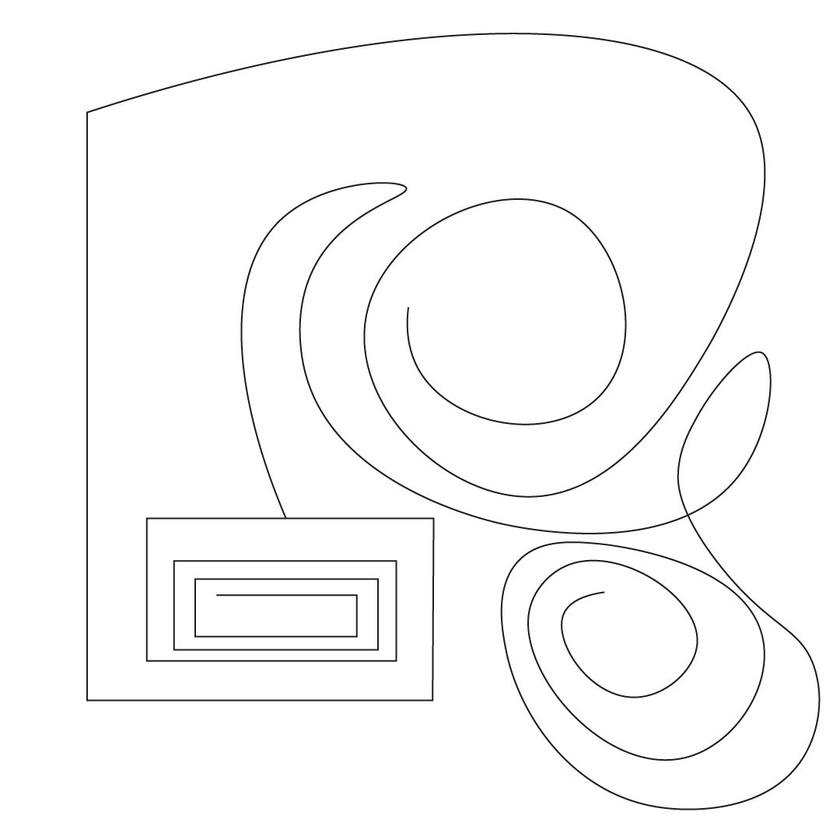
#> input picture images/test_draw_3.png, 840 x 840 px, shrunk from 1080 x 1080 before the run
$ python new_again.py
#> lines starting #> are read from the running program, lines starting #| are printed output that depends on the picture; after the words box and inside, x2 and y2 are one past the last pixel; in counts of white or black regions, pixels touching at a corner belong together
import matplotlib.pyplot as plt
import numpy as np
import cv2
from scipy.spatial.distance import cdist

def count_around(image,x,y,win): #count number of non zero pixels around certain window
    count = 0
    w = len(image[0]) #3075 - x
    l = len(image) #6031 - y

    for i in range(-win,win+1): #-1 to 1, -2 to 2
        if i == -win or i == win:
            for j in range(-win,win+1):
                count += image[y+i][x+j]
        else:
            count += image[y+i][x-win]
            count += image[y+i][x+win]

    count /= 255

    return count

def check_end(image,x,y):
    end_pnt=0

    if count_around(image,x,y,1)==1 or \
        count_around(image,x,y,2)==1:
            if count_around(image,x,y,1)>=3 or \
            count_around(image,x,y,2)>=3 or\
            count_around(image,x,y,3)>=3 or\
            count_around(image,x,y,4)>=3 or\
            count_around(image,x,y,5)>=3 or\
            count_around(image,x,y,6)>=3 or\
            count_around(image,x,y,7)>=3 or\
            count_around(image,x,y,8)>=3 or\
            count_around(image,x,y,8)>=3 or\
            count_around(image,x,y,10)>=3:
                return end_pnt
            end_pnt = 1

    return end_pnt

def check_biforc(image,x,y):
    biforc=0

    branches = count_around(image,x,y,1)
    if branches > 2:
        if  count_around(image,x,y,2)>=branches and \
            count_around(image,x,y,3)>=branches and \
            count_around(image,x,y,4)>=branches and \
            count_around(image,x,y,5)>=branches and \
            count_around(image,x,y,6)>=branches and \
            count_around(image,x,y,7)>=branches and \
            count_around(image,x,y,8)>=branches and \
            count_around(image,x,y,9)>=branches and \
            count_around(image,x,y,10)>=branches:
                biforc=1

    return biforc

def nearest_index(array, value):
    value_ = value.reshape(-1,2)
    array_ = array.reshape(-1,2)
    idx = cdist(array_,value_).argmin()
    return idx

file_name = 'images/test_draw_3.png'
original_image = cv2.imread(file_name, cv2.IMREAD_GRAYSCALE)
#> original_image is the input picture: shape (840, 840); min 0, max 255, mean 250.2
image = cv2.copyMakeBorder(original_image, 10, 10, 10, 10, cv2.BORDER_CONSTANT, value = 255)
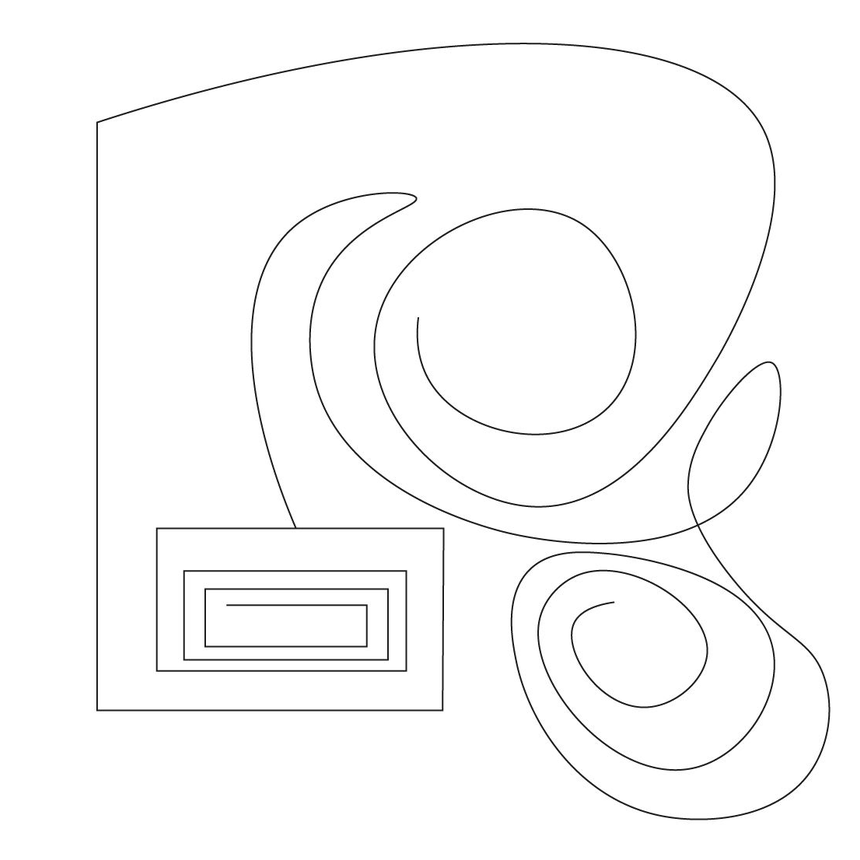
#> image: shape (860, 860); min 0, max 255, mean 250.5
_, image = cv2.threshold(image, 128, 255, cv2.THRESH_OTSU + cv2.THRESH_BINARY_INV)
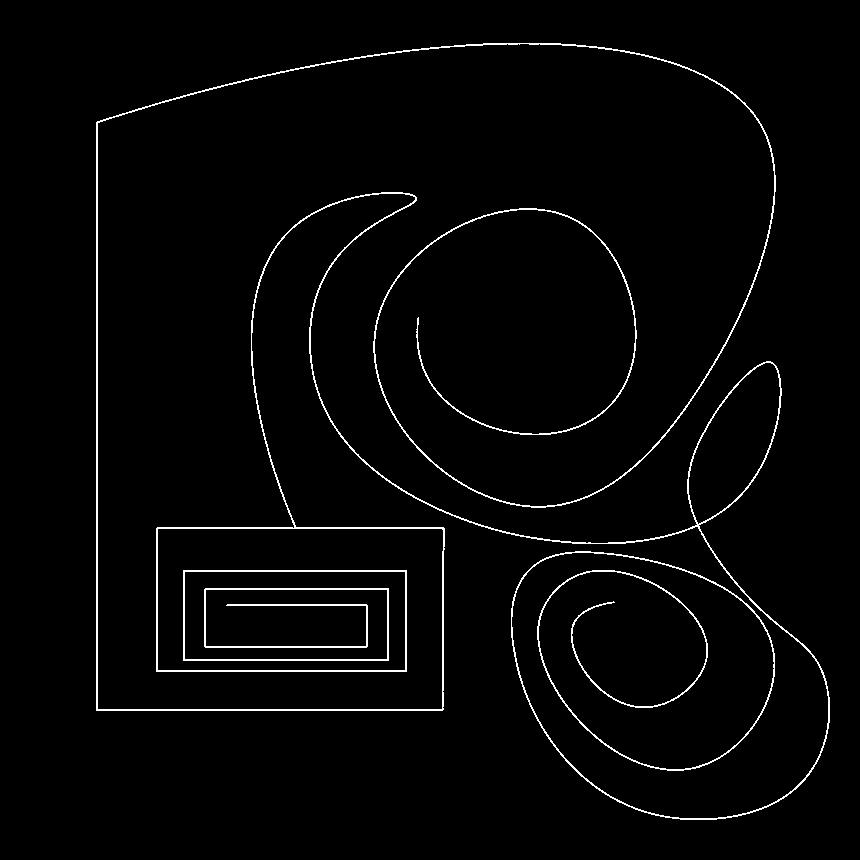
#> image: shape (860, 860); 2.2% white in thin lines or dots, all inside (x1, y1, x2, y2) = (96, 43, 830, 820)
image = cv2.ximgproc.thinning(image)
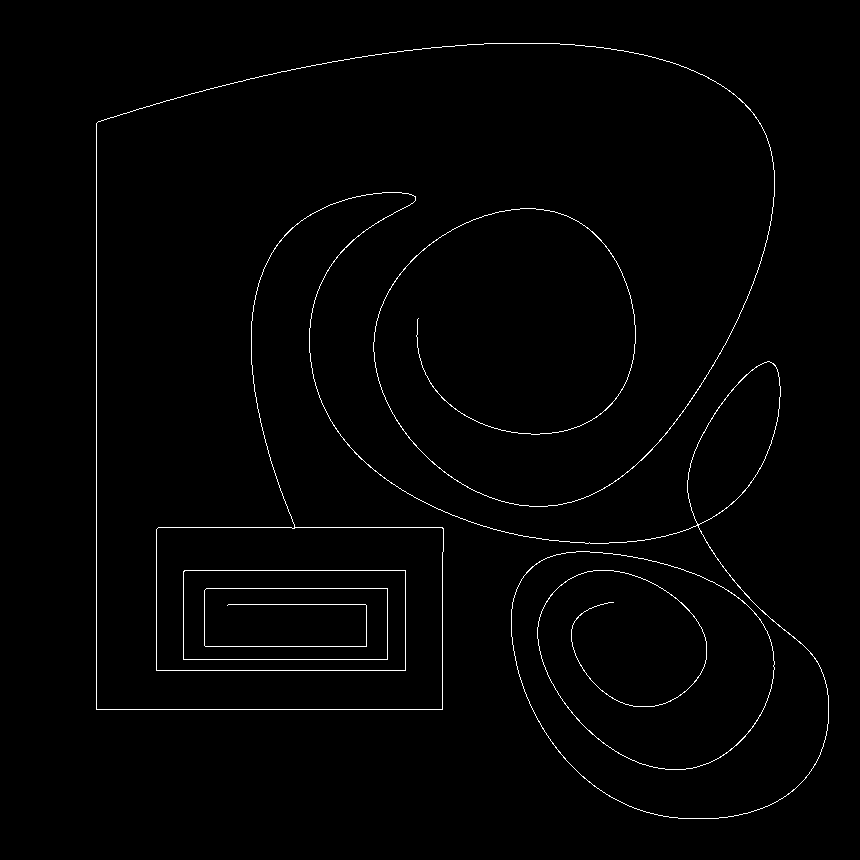
#> image: shape (860, 860); 1.2% white in thin lines or dots, all inside (x1, y1, x2, y2) = (96, 43, 829, 819)
points = cv2.findNonZero(image)
#> points = contour of 8572 points, box (x1, y1, x2, y2) (96, 43, 829, 819), area 101211

plt.imshow(image,  aspect="auto", cmap="gray")

end_pnts=[]
for i in points:
    x,y = i.ravel()
    if check_end(image,x,y):
        if (cdist(np.array(end_pnts).reshape(-1,2), i.reshape(-1,2)) < 5).any() : continue
        end_pnts.append(i)
        plt.scatter(x,y,color = 'blue')
#> this loop made 8572 passes
#> (x, y) on passes 1 to 3: (484, 43), (485, 43), (486, 43)
#> after the loop, end_pnts = [[[418, 318]], [[612, 602]], [[228, 604]]]

biforc_pnts = []
#> biforc_pnts = []
tresh = 10 # window to delete
for i in points:
    x,y = i.ravel()
    if check_biforc(image,x,y):
        if (cdist(np.array(biforc_pnts).reshape(-1,2), i.reshape(-1,2)) < 5).any() : continue
        biforc_pnts.append(i)
        plt.scatter(x,y,color = 'red')
        for ii in range(-tresh,tresh+1): #erase point and its neighbors
            for jj in range(-tresh,tresh+1):
                image[y+jj][x+ii] = 0
#> this loop made 8572 passes
#> i on passes 6 to 8: [[489, 43]], [[490, 43]], [[491, 43]]

contours, _ = cv2.findContours(image, cv2.RETR_TREE,cv2.CHAIN_APPROX_NONE)

good_features =  end_pnts + biforc_pnts
path_cont_x = []
path_cont_y = []
path_cont = []
i = 0


for contour in contours:
    print('coucou')

    path_cont = [i[:] for i in contour]
    good_features_c = [] # good features in each contour
    for point in good_features:
        if (cdist(np.array(path_cont).reshape(-1,2), point.reshape(-1,2)) < 20).any() :
            good_features_c.append(point)

    print(good_features_c)

    if len(good_features_c)==0 or len(good_features_c) == 1:
        cleaned_up_path = path_cont
    else:
        a = nearest_index(np.array(path_cont), good_features_c[0])
        b = nearest_index(np.array(path_cont), good_features_c[1])

        if a > b:
            cleaned_up_path = path_cont[b: a]
            cleaned_up_path.reverse()
        else:
            cleaned_up_path = path_cont[a: b]
            cleaned_up_path.reverse()
    x,y  = np.array(cleaned_up_path).T
    x = x.T[::100]
    y = y.T[::100]
    for j in range(len(x)):
        plt.scatter(x[j], y[j])
        plt.pause(0.001)
#> this loop made 12 passes
#> (printed output is left out)
#> pass 1, `plt.pause(0.001)`:
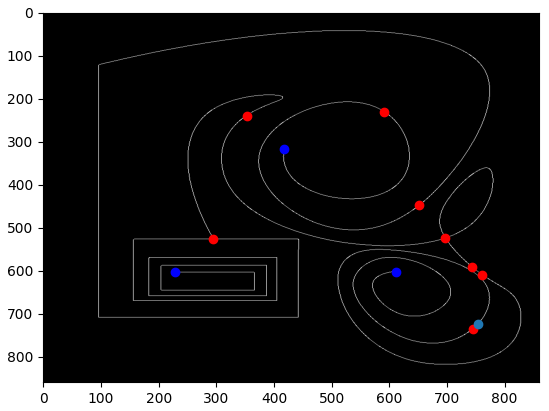
#> figure drawn by matplotlib, 1 panel


plt.show()
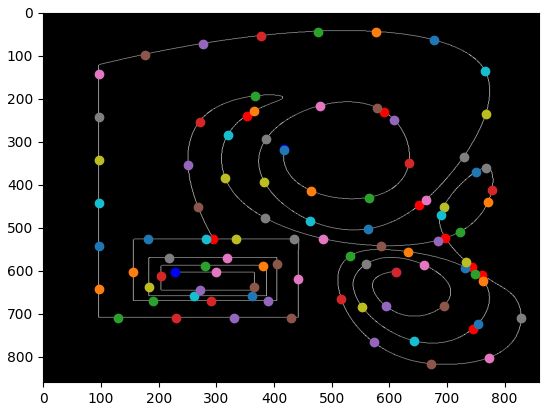
#> figure drawn by matplotlib, 1 panel
